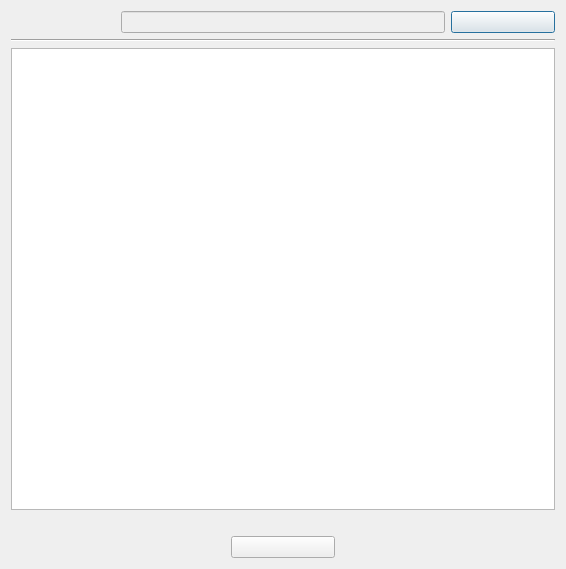
<?xml version="1.0" encoding="UTF-8"?>
<ui version="4.0">
 <class>RegistrationCodeDialog</class>
 <widget class="QDialog" name="RegistrationCodeDialog">
  <property name="geometry">
   <rect>
    <x>0</x>
    <y>0</y>
    <width>566</width>
    <height>569</height>
   </rect>
  </property>
  <property name="windowTitle">
   <string/>
  </property>
  <layout class="QGridLayout" name="gridLayout">
   <item row="3" column="0" colspan="5">
    <widget class="QLabel" name="lab_error">
     <property name="styleSheet">
      <string notr="true">QLabel {
	color: red;
}</string>
     </property>
     <property name="text">
      <string/>
     </property>
    </widget>
   </item>
   <item row="1" column="0" colspan="5">
    <widget class="Line" name="line">
     <property name="orientation">
      <enum>Qt::Orientation::Horizontal</enum>
     </property>
    </widget>
   </item>
   <item row="0" column="0">
    <widget class="QLabel" name="lab_uuid">
     <property name="text">
      <string/>
     </property>
     <property name="alignment">
      <set>Qt::AlignmentFlag::AlignCenter</set>
     </property>
    </widget>
   </item>
   <item row="2" column="0" colspan="5">
    <widget class="DragDropPlainTextEditRC" name="text"/>
   </item>
   <item row="0" column="4">
    <widget class="QPushButton" name="btn_copy">
     <property name="text">
      <string/>
     </property>
    </widget>
   </item>
   <item row="0" column="1" colspan="3">
    <widget class="QLineEdit" name="uuid">
     <property name="enabled">
      <bool>false</bool>
     </property>
     <property name="readOnly">
      <bool>true</bool>
     </property>
    </widget>
   </item>
   <item row="4" column="2">
    <widget class="QPushButton" name="btn_activate">
     <property name="text">
      <string/>
     </property>
    </widget>
   </item>
   <item row="4" column="3" colspan="2">
    <spacer name="horizontalSpacer_2">
     <property name="orientation">
      <enum>Qt::Orientation::Horizontal</enum>
     </property>
     <property name="sizeHint" stdset="0">
      <size>
       <width>155</width>
       <height>20</height>
      </size>
     </property>
    </spacer>
   </item>
   <item row="4" column="0" colspan="2">
    <spacer name="horizontalSpacer">
     <property name="orientation">
      <enum>Qt::Orientation::Horizontal</enum>
     </property>
     <property name="sizeHint" stdset="0">
      <size>
       <width>155</width>
       <height>20</height>
      </size>
     </property>
    </spacer>
   </item>
  </layout>
 </widget>
 <customwidgets>
  <customwidget>
   <class>DragDropPlainTextEditRC</class>
   <extends>QPlainTextEdit</extends>
   <header>widgets/drag_drop_plain_text_edit_rc.hpp</header>
  </customwidget>
 </customwidgets>
 <tabstops>
  <tabstop>text</tabstop>
 </tabstops>
 <resources/>
 <connections/>
</ui>
